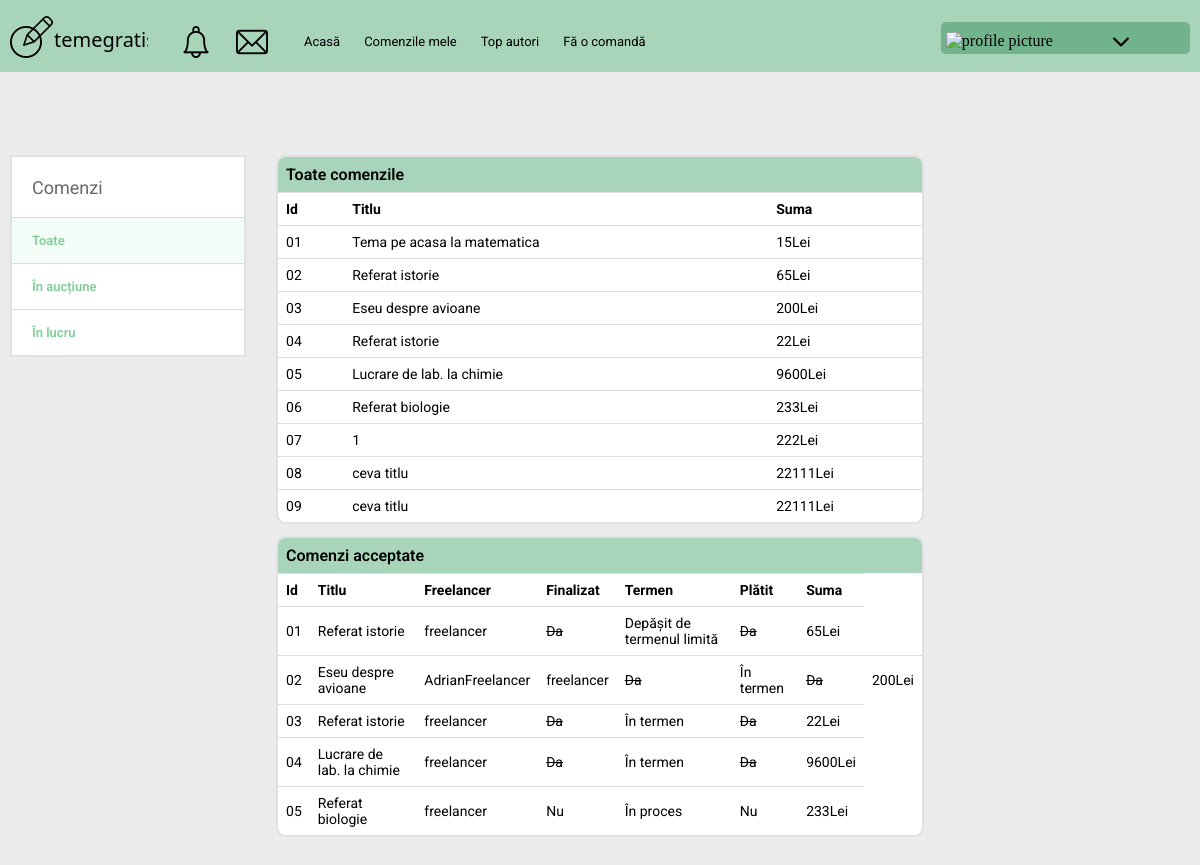
Screenshot of /my_orders_client/ (signed in) with the database file from the repository.
### core/models.py (models this page shows, shortened)
class Order(models.Model):
    user = models.ForeignKey(
        User, on_delete=models.CASCADE, null=True, blank=True)
    date_created = models.DateField(auto_now_add=True)
    limit_date = models.DateField(null=True)
    title = models.CharField(max_length=100)
    short_description = models.CharField(max_length=100)
    description = models.TextField(max_length=1500, null=True, blank=True)
    files = models.FileField(null=True, blank=True,
                             upload_to=get_user_image_folder)
    min_size = models.IntegerField(
        default=1, validators=[MinValueValidator(1), MaxValueValidator(100)])
    max_size = models.IntegerField(
        default=1, validators=[MinValueValidator(1), MaxValueValidator(100)])
    price = models.IntegerField(null=True, blank=True)
    client = models.ForeignKey(Client, on_delete=models.CASCADE)
    premium = models.BooleanField(default=None, null=True, blank=True)
    freelancers = models.ManyToManyField(
        Freelancer, blank=True)
    work_type = models.ForeignKey(
        Work_Type, on_delete=models.SET_NULL, null=True, blank=True)
    lessons = models.ForeignKey(
        Lesson, on_delete=models.SET_NULL, null=True, blank=True)
    in_auction = models.BooleanField(default=True)

class AcceptedOrder(models.Model):
    user = models.ForeignKey(
        User, on_delete=models.CASCADE, null=True, blank=True)
    order = models.OneToOneField(
        Order, on_delete=models.CASCADE, null=True)
    freelancer = models.ForeignKey(
        Freelancer, on_delete=models.CASCADE, null=True, blank=True)
    description = models.TextField(max_length=1500, null=True, blank=True)
    files = models.FileField(null=True, blank=True,
                             upload_to=get_user_image_folder)
    completed = models.BooleanField(default=False)
    delivered_date = models.DateField(null=True, blank=True)
    paied = models.BooleanField(default=False)

class Freelancer(models.Model):
    LEARNING_STATE = [
        ('Student', 'Student'),
        ('Absolvent', 'Absolvent'),
        ('Profesor', 'Profesor')
    ]
    ACADEMIC_DEGREES = [
        ('Nici una', 'Nici una'),
        ('Doctor', 'Doctor'),
        ('Doctorat', 'Doctorat')
    ]
    ACADEMIC_TITLES = [
        ('Fără rang', 'Fără rang'),
        ('Docent', 'Docent'),
        ('Profesor', 'Profesor')
    ]
    profile_pic = models.ImageField(
        default='default-user.jpg', upload_to=get_user_image_folder, null=True, blank=True)
    user = models.OneToOneField(
        User, null=True, blank=True, on_delete=models.CASCADE)
    first_name = models.CharField(max_length=20)
    last_name = models.CharField(max_length=20)
    nickname = models.CharField(max_length=20)
    email = models.EmailField(max_length=30)
    date_of_birth = models.DateField(
        verbose_name='Date of Birth', null=True, blank=True)
    country = CountryField()
    state = models.CharField(max_length=20)
    address = models.CharField(max_length=20)
    password = models.CharField(max_length=30)
    views = models.IntegerField(default=0)
    short_description = models.CharField(max_length=70, null=True, blank=True)
    description = models.CharField(max_length=240, null=True, blank=True)
    educational_institution = models.CharField(
        max_length=70, null=True, blank=True)
    faculty = models.CharField(max_length=70, null=True, blank=True)
    specialty = models.CharField(max_length=70, null=True, blank=True)
    status = models.CharField(
        max_length=10, choices=LEARNING_STATE, default='Student', null=True, blank=True)
    year_of_learning_end = models.DateField(blank=True, null=True,
                                            verbose_name='Year of learning end')
    academic_degree = models.CharField(
        max_length=15, choices=ACADEMIC_DEGREES, default='Nici una', null=True, blank=True)
    academic_title = models.CharField(
        max_length=10, choices=ACADEMIC_TITLES, default='Fără rang', null=True, blank=True)
    desertation_topic = models.CharField(max_length=70, null=True, blank=True)
    additional_education = models.CharField(
        max_length=1000, null=True, blank=True)
    video_consultation = models.BooleanField(
        default=False, null=True, blank=True)
    work_type = models.ManyToManyField(Work_Type)
    work_category = models.ManyToManyField(Work_Category)
    languages = models.ManyToManyField(Language)
    lessons = models.ManyToManyField(Lesson)

### core/decorators.py (the view)
        def wrapper_function(request, *args, **kwargs):
            group = None
            if request.user.groups.exists():
                group = request.user.groups.all()[0].name
            if group in allowed_roles:
                return view_func(request, *args, **kwargs)
            else:
                return HttpResponse('You are not authoried to view this page')
            return view_func(request, *args, **kwargs)

### core/views.py (called while the page is built)
@login_required(login_url='login_page')
@allowed_users(allowed_roles=['clients'])
def my_orders_client(request):
    client = request.user.client
    orders = Order.objects.all().filter(client=client)
    accepted_orders = AcceptedOrder.objects.all().filter(user=request.user)
    context = {
        'orders': orders,
        'accepted_orders': accepted_orders,
    }
    return render(request, 'core/myorders_client.html', context)

### core/templates/core/myorders_client.html (shortened to what this page needs)
{% extends 'core/base.html' %}
{% load static %}
{% block content %}
<div class="my-orders">
  <div class="my-orders__sidebar sidebar-left_second">
    <div class="sidebar-left__title">Comenzi</div>
    <a href="{% url 'my_orders_client' %}" class="sidebar-left__block active">
      <div class="sidebar-left__text">Toate</div>
    </a>
    <a href="{% url 'client_orders_auction' request.user.client.id %}" class="sidebar-left__block ">
      <div class="sidebar-left__text">În aucțiune</div>
    </a>
    <a href="{% url 'client_orders' request.user.client.id %}" class="sidebar-left__block ">
      <div class="sidebar-left__text">În lucru</div>
    </a>
  </div>
  <div class="my-orders__main main-orders">
    <div class="main-orders__wrapper">
      <div class="main-orders__block">
        <div class="main-orders__title">Toate comenzile</div>
        <table class="main-orders__table">
          <tr>
            <th>Id</th>
            <th>Titlu</th>
            <th>Suma</th>
          </tr>
          {% for order in orders %}
          <tr>
            {% if forloop.counter < 10 %}
            <td>0{{ forloop.counter }}</td>
            {% else %}
            <td>{{ forloop.counter }}</td>
            {% endif %}
            <td>{{ order.title }}</td>
            <td>{{ order.price }}Lei</td>
          </tr>
          {% endfor %}
        </table>
      </div>
      <div class="main-orders__block">
        <div class="main-orders__title">Comenzi acceptate</div>
        <table class="main-orders__table">
          <tr>
            <th>Id</th>
            <th>Titlu</th>
            <th>Freelancer</th>
            <th>Finalizat</th>
            <th>Termen</th>
            <th>Plătit</th>
            <th>Suma</th>
          </tr>
          {% for order in accepted_orders %}
          <tr>
            {% if forloop.counter < 10 %}
            <td>0{{ forloop.counter }}</td>
            {% else %}
            <td>{{ forloop.counter }}</td>
            {% endif %}
            <td>{{ order.order.title }}</td>
            {% for freelancer in order.order.freelancers.all %}
            <td>{{ freelancer.first_name }} {{ freelancer.lastt_name }}</td>
            {% endfor %}
            {% if order.completed %}
            <td class="paied">Da</td>
            {% else %}
            <td>Nu</td>
            {% endif %}
            {% if order.delivered_date >= order.order.limit_date %}
            <td>Depășit de termenul limită</td>
            {% elif order.delivered_date <= order.order.limit_date %}
            <td>În termen</td>
            {% else %}
            <td>În proces</td>
            {% endif %}
            {% if order.paied %}
            <td class="paied">Da</td>
            {% else %}
            <td>Nu</td>
            {% endif %}
            <td>{{ order.order.price }}Lei</td>
          </tr>
          {% endfor %}
        </table>
      </div>
    </div>
  </div>
</div>
{% endblock %}

### temegratis/static/css/style.css (style rules this page uses)
* { margin: 0; padding: 0; -webkit-box-sizing: border-box; box-sizing: border-box; }
body { background-color: #ebebeb; }
a { text-decoration: none; color: black; }
.my-orders { display: grid; grid-template-areas: 'sidebar-right main sidebar-left' '- main --'; grid-template-columns: 20% auto 20%; grid-column-gap: 30px; }
.my-orders__main { grid-area: main; }
.sidebar-left_second { grid-area: sidebar-right; background: #fff; padding: 17px 0px 0px 0px; border: 2px solid #e1e1e1; font-family: 'Roboto', sans-serif; }
.sidebar-left__title { padding: 0px 20px 16px 20px; font-size: 18px; color: #696767; line-height: 1.5; }
.sidebar-left__block { display: -webkit-box; display: -ms-flexbox; display: flex; -webkit-box-pack: justify; -ms-flex-pack: justify; justify-content: space-between; font-size: 13px; font-weight: 600; border-top: 1px solid #ddd; padding: 15px 21px 15px 0px; -webkit-transition: all .3s ease; -o-transition: all .3s ease; transition: all .3s ease; color: #7dd198; }
.sidebar-left__block.active { background-color: #f3fcf6; }
.sidebar-left__text { padding: 0px 16px 0px 20px; display: -webkit-box; display: -ms-flexbox; display: flex; }
.main-orders__wrapper { font-family: 'Roboto', sans-serif; }
.main-orders__block { background-color: #fff; border: 2px solid #e1e1e1; margin: 0px 0px 12px 0px; border-radius: 10px; }
.main-orders__title { padding: 8px; font-size: 16px; background: #A8D5BA; border-top-left-radius: 8px; border-top-right-radius: 8px; font-weight: 600; }
.main-orders__table { border-collapse: collapse; width: 100%; }
.main-orders__table td, .main-orders__table th { border-top: 1px solid #dddddd; padding: 8px; text-align: left; font-size: 14px; }
.main-orders__table td.paied, .main-orders__table th.paied { text-decoration: line-through; }

### rows the page displays
Order: title "Tema pe acasa la matematica", price "15"
Order: title "Referat istorie", price "65"
Order: title "Eseu despre avioane", price "200"
Order: title "Referat istorie", price "22"
Order: title "Lucrare de lab. la chimie", price "9600"
Order: title "Referat biologie", price "233"
Order: title "1", price "222"
Order: title "ceva titlu", price "22111"
Order: title "ceva titlu", price "22111"
AcceptedOrder: order "Referat istorie", completed "Da", delivered_date "Depășit de termenul limită", paied "Da", order.price "65"
Freelancer: first_name "freelancer"
AcceptedOrder: order "Eseu despre avioane", completed "Da", delivered_date "În termen", paied "Da", order.price "200"
Freelancer: first_name "AdrianFreelancer"
AcceptedOrder: order "Referat istorie", completed "Da", delivered_date "În termen", paied "Da", order.price "22"
AcceptedOrder: order "Lucrare de lab. la chimie", completed "Da", delivered_date "În termen", paied "Da", order.price "9600"
AcceptedOrder: order "Referat biologie", completed "Nu", shows "În proces", paied "Nu", order.price "233"
